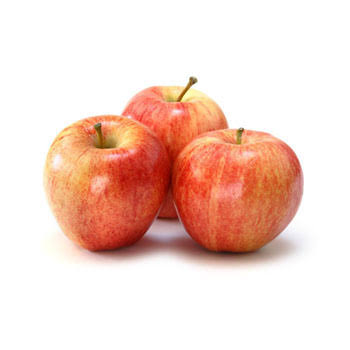
#> input picture member_apps/member_1_ab/uploads/apple.jpg, 350 x 350 px, given in place of banana.png, which was not available
$ python qualitative_surface_validation.py
#> lines starting #> are read from the running program, lines starting #| are printed output that depends on the picture; after the words box and inside, x2 and y2 are one past the last pixel; in counts of white or black regions, pixels touching at a corner belong together; pictures that were not available may be replaced by others from this repository, and a replacement may not be noted
### member_apps/member_4_da/m4_preprocessing.py
import cv2

def clean(image):
    """
    Member 4's preprocessing: bilateral filtering (edge-preserving denoise,
    much cheaper than Non-Local Means) + CLAHE on the luminance channel for
    adaptive local contrast.
    """
    denoised = cv2.bilateralFilter(image, d=9, sigmaColor=75, sigmaSpace=75)

    ycrcb = cv2.cvtColor(denoised, cv2.COLOR_BGR2YCrCb)
    y, cr, cb = cv2.split(ycrcb)
    clahe = cv2.createCLAHE(clipLimit=3.0, tileGridSize=(8, 8))
    y_eq = clahe.apply(y)
    enhanced = cv2.cvtColor(cv2.merge([y_eq, cr, cb]), cv2.COLOR_YCrCb2BGR)

    return enhanced

### member_apps/member_4_da/m4_detection.py
import cv2
import numpy as np

def detect(enhanced_image):
    """
    Member 4's detection: HSV saturation-channel thresholding + contour
    tracing. Fruit surfaces are typically far more saturated than a plain
    backdrop, so thresholding the S channel of HSV tends to isolate the
    fruit even when its brightness is close to the background's.

    Same interface as every other member's detect().
    """
    hsv = cv2.cvtColor(enhanced_image, cv2.COLOR_BGR2HSV)
    saturation = hsv[:, :, 1]

    _, sat_thresh = cv2.threshold(saturation, 0, 255, cv2.THRESH_BINARY + cv2.THRESH_OTSU)

    kernel = cv2.getStructuringElement(cv2.MORPH_ELLIPSE, (7, 7))
    closed = cv2.morphologyEx(sat_thresh, cv2.MORPH_CLOSE, kernel, iterations=2)

    contours, _ = cv2.findContours(closed, cv2.RETR_EXTERNAL, cv2.CHAIN_APPROX_SIMPLE)

    h, w = enhanced_image.shape[:2]
    if contours:
        largest = max(contours, key=cv2.contourArea)
        x, y_, bw, bh = cv2.boundingRect(largest)
        pad = 10
        x0, y0 = max(0, x - pad), max(0, y_ - pad)
        x1, y1 = min(w, x + bw + pad), min(h, y_ + bh + pad)
        cropped = enhanced_image[y0:y1, x0:x1]
        bbox = (x0, y0, x1, y1)
    else:
        cropped = enhanced_image
        bbox = (0, 0, w, h)

    return cropped, bbox

### core_modules/blemish_analysis.py
"""Shared classical surface-quality analysis for FruitiVision.

The ripeness predictors only provide a bounding box, so this module creates a
pixel-accurate fruit mask inside that box before measuring surface anomalies.
It deliberately runs after prediction and does not alter any member pipeline.
"""
from dataclasses import dataclass
from typing import Optional, Tuple

import cv2
import numpy as np


# Project-defined grades. These are configurable assignment thresholds, not
# agricultural or industry standards.
GRADE_A_MAX = 5.0
GRADE_B_MAX = 15.0


@dataclass(frozen=True)
class BlemishConfig:
    """Centralised detector parameters, expressed in OpenCV Lab units."""

    min_fruit_area_px: int = 250
    min_fruit_fraction: float = 0.02
    max_fruit_fraction: float = 0.98
    local_window_fraction: float = 0.09
    local_window_min: int = 15
    local_window_max: int = 51
    local_colour_deviation: float = 24.0
    local_luminance_drop: float = 10.0
    local_chroma_deviation: float = 28.0
    global_colour_deviation: float = 45.0
    global_luminance_drop: float = 28.0
    edge_erosion_fraction: float = 0.012
    edge_erosion_min_px: int = 2
    morphology_open_size: int = 3
    morphology_close_size: int = 5
    min_component_px: int = 20
    min_component_fraction: float = 0.001
    mask_close_size: int = 7


DEFAULT_CONFIG = BlemishConfig()


def quality_grade(blemish_percentage: Optional[float]) -> str:
    """Return the project-defined surface grade for a valid percentage."""
    if blemish_percentage is None or not np.isfinite(blemish_percentage):
        return "Unknown"
    if blemish_percentage <= GRADE_A_MAX:
        return "Grade A"
    if blemish_percentage <= GRADE_B_MAX:
        return "Grade B"
    return "Grade C"


def calculate_blemish_percentage(fruit_mask: np.ndarray, blemish_mask: np.ndarray) -> Optional[float]:
    """Calculate blemished visible area, always ignoring pixels off the fruit."""
    if fruit_mask is None or blemish_mask is None or fruit_mask.shape != blemish_mask.shape:
        return None
    fruit = fruit_mask > 0
    fruit_area = int(np.count_nonzero(fruit))
    if fruit_area == 0:
        return None
    blemish_area = int(np.count_nonzero((blemish_mask > 0) & fruit))
    return 100.0 * blemish_area / fruit_area


# [12 lines left out: function failure_result, not called in this run]


def _odd_kernel(value: int, minimum: int, maximum: int) -> int:
    maximum = max(3, maximum)
    minimum = min(maximum, max(3, minimum))
    value = max(minimum, min(maximum, value))
    if value % 2 == 0:
        value -= 1
    return max(3, value)


def _largest_component(mask: np.ndarray) -> np.ndarray:
    binary = np.uint8(mask > 0)
    count, labels, stats, _ = cv2.connectedComponentsWithStats(binary, 8)
    if count <= 1:
        return np.zeros_like(binary, dtype=np.uint8)
    largest = 1 + int(np.argmax(stats[1:, cv2.CC_STAT_AREA]))
    return np.uint8(labels == largest) * 255


def _fill_holes(mask: np.ndarray) -> np.ndarray:
    padded = cv2.copyMakeBorder(mask, 1, 1, 1, 1, cv2.BORDER_CONSTANT, value=0)
    flood = padded.copy()
    cv2.floodFill(flood, None, (0, 0), 255)
    holes = cv2.bitwise_not(flood)[1:-1, 1:-1]
    return cv2.bitwise_or(mask, holes)


def _fallback_colour_mask(roi: np.ndarray) -> np.ndarray:
    """Border-colour segmentation used only when GrabCut cannot initialise."""
    lab = cv2.cvtColor(roi, cv2.COLOR_BGR2LAB).astype(np.float32)
    border = np.concatenate((lab[0], lab[-1], lab[:, 0], lab[:, -1]), axis=0)
    background = np.median(border, axis=0)
    colour_distance = np.linalg.norm(lab - background, axis=2)
    gray = cv2.cvtColor(roi, cv2.COLOR_BGR2GRAY)
    _, otsu = cv2.threshold(gray, 0, 255, cv2.THRESH_BINARY + cv2.THRESH_OTSU)
    # Colour difference handles white/black studio backgrounds; Otsu offers a
    # fallback for low-chroma fruit while the largest-component rule suppresses
    # scattered background texture.
    colour_candidate = np.uint8(colour_distance >= 18.0) * 255
    candidates = [colour_candidate, otsu, cv2.bitwise_not(otsu)]
    centre = (roi.shape[0] // 2, roi.shape[1] // 2)
    plausible = []
    for candidate in candidates:
        component = _largest_component(candidate)
        fraction = np.count_nonzero(component) / component.size
        includes_centre = bool(component[centre])
        if 0.02 <= fraction <= 0.98:
            plausible.append((includes_centre, fraction, component))
    if not plausible:
        return np.zeros(roi.shape[:2], dtype=np.uint8)
    return max(plausible, key=lambda item: (item[0], item[1]))[2]


def build_fruit_mask(roi: np.ndarray, config: BlemishConfig = DEFAULT_CONFIG) -> np.ndarray:
    """Create a filled, single-component fruit mask for a BGR fruit ROI."""
    h, w = roi.shape[:2]
    mask = np.zeros((h, w), dtype=np.uint8)
    if h < 5 or w < 5:
        return mask

    grabcut_labels = np.full((h, w), cv2.GC_BGD, dtype=np.uint8)
    bg_model = np.zeros((1, 65), dtype=np.float64)
    fg_model = np.zeros((1, 65), dtype=np.float64)
    try:
        cv2.grabCut(
            roi,
            grabcut_labels,
            (1, 1, w - 2, h - 2),
            bg_model,
            fg_model,
            5,
            cv2.GC_INIT_WITH_RECT,
        )
        mask = np.uint8(
            (grabcut_labels == cv2.GC_FGD) | (grabcut_labels == cv2.GC_PR_FGD)
        ) * 255
    except cv2.error:
        mask = np.zeros((h, w), dtype=np.uint8)

    grabcut_mask = _largest_component(mask)
    fallback_mask = _fallback_colour_mask(roi)

    hsv = cv2.cvtColor(roi, cv2.COLOR_BGR2HSV)
    saturation = hsv[:, :, 1]
    _, saturation_mask = cv2.threshold(
        saturation, 0, 255, cv2.THRESH_BINARY + cv2.THRESH_OTSU
    )
    saturation_mask = cv2.morphologyEx(
        saturation_mask,
        cv2.MORPH_CLOSE,
        cv2.getStructuringElement(cv2.MORPH_ELLIPSE, (5, 5)),
    )
    saturation_mask = _largest_component(saturation_mask)

    border_saturation = np.median(
        np.concatenate((saturation[0], saturation[-1], saturation[:, 0], saturation[:, -1]))
    )

    def candidate_score(candidate):
        area = int(np.count_nonzero(candidate))
        fraction = area / candidate.size
        if not config.min_fruit_fraction <= fraction <= config.max_fruit_fraction:
            return float("-inf")
        contours, _ = cv2.findContours(candidate, cv2.RETR_EXTERNAL, cv2.CHAIN_APPROX_SIMPLE)
        if not contours:
            return float("-inf")
        contour = max(contours, key=cv2.contourArea)
        hull_area = cv2.contourArea(cv2.convexHull(contour))
        solidity = area / hull_area if hull_area > 0 else 0.0
        x, y, cw, ch = cv2.boundingRect(contour)
        touched_sides = sum((x == 0, y == 0, x + cw >= w, y + ch >= h))
        centre_support = 1.0 if candidate[h // 2, w // 2] else 0.0
        mean_saturation = float(np.mean(saturation[candidate > 0]))
        saturation_contrast = mean_saturation - float(border_saturation)
        return saturation_contrast + 25.0 * solidity + 15.0 * centre_support - 20.0 * touched_sides

    candidates = [grabcut_mask, fallback_mask, saturation_mask]
    compact_candidates = []
    for candidate in candidates:
        fraction = np.count_nonzero(candidate) / candidate.size
        contours, _ = cv2.findContours(candidate, cv2.RETR_EXTERNAL, cv2.CHAIN_APPROX_SIMPLE)
        if not (config.min_fruit_fraction <= fraction <= config.max_fruit_fraction and contours):
            continue
        contour = max(contours, key=cv2.contourArea)
        hull_area = cv2.contourArea(cv2.convexHull(contour))
        solidity = np.count_nonzero(candidate) / hull_area if hull_area > 0 else 0.0
        x, y, cw, ch = cv2.boundingRect(contour)
        touched_sides = sum((x == 0, y == 0, x + cw >= w, y + ch >= h))
        if solidity >= 0.65 and touched_sides <= 1:
            compact_candidates.append(candidate)

    # The largest compact, non-border object best preserves low-saturation
    # damage (for example pale mould) as visible fruit. If no candidate meets
    # that geometric test, fall back to colour/centre/border scoring.
    mask = (
        max(compact_candidates, key=np.count_nonzero)
        if compact_candidates
        else max(candidates, key=candidate_score)
    )
    if not np.isfinite(candidate_score(mask)):
        return np.zeros((h, w), dtype=np.uint8)

    kernel = cv2.getStructuringElement(
        cv2.MORPH_ELLIPSE, (config.mask_close_size, config.mask_close_size)
    )
    mask = cv2.morphologyEx(mask, cv2.MORPH_CLOSE, kernel)
    return _fill_holes(_largest_component(mask))


def _normalise_bbox(bbox, image_shape) -> Optional[Tuple[int, int, int, int]]:
    if bbox is None or len(bbox) != 4:
        return None
    try:
        x0, y0, x1, y1 = (int(round(float(v))) for v in bbox)
    except (TypeError, ValueError, OverflowError):
        return None
    height, width = image_shape[:2]
    x0, x1 = max(0, x0), min(width, x1)
    y0, y1 = max(0, y0), min(height, y1)
    if x1 - x0 < 5 or y1 - y0 < 5:
        return None
    return x0, y0, x1, y1


def _clean_components(mask: np.ndarray, valid_mask: np.ndarray, minimum_area: int) -> np.ndarray:
    binary = np.uint8((mask > 0) & (valid_mask > 0))
    count, labels, stats, _ = cv2.connectedComponentsWithStats(binary, 8)
    cleaned = np.zeros_like(binary)
    for label in range(1, count):
        if stats[label, cv2.CC_STAT_AREA] >= minimum_area:
            cleaned[labels == label] = 255
    return cv2.bitwise_and(cleaned, np.uint8(valid_mask > 0) * 255)


def detect_blemishes(
    roi: np.ndarray,
    fruit_mask: np.ndarray,
    config: BlemishConfig = DEFAULT_CONFIG,
) -> np.ndarray:
    """Segment abnormal dark/discoloured regions inside a known fruit mask."""
    fruit = np.uint8(fruit_mask > 0) * 255
    fruit_area = int(np.count_nonzero(fruit))
    if fruit_area == 0:
        return np.zeros_like(fruit)

    min_dim = min(roi.shape[:2])
    erosion_px = max(config.edge_erosion_min_px, int(round(min_dim * config.edge_erosion_fraction)))
    erosion_size = 2 * erosion_px + 1
    erosion_kernel = cv2.getStructuringElement(cv2.MORPH_ELLIPSE, (erosion_size, erosion_size))
    valid = cv2.erode(fruit, erosion_kernel)
    if np.count_nonzero(valid) < config.min_fruit_area_px:
        valid = fruit.copy()

    lab_u8 = cv2.cvtColor(roi, cv2.COLOR_BGR2LAB)
    lab = lab_u8.astype(np.float32)
    window = _odd_kernel(
        int(round(min_dim * config.local_window_fraction)),
        config.local_window_min,
        min(config.local_window_max, min_dim if min_dim % 2 else min_dim - 1),
    )
    local = np.dstack([cv2.medianBlur(lab_u8[:, :, channel], window) for channel in range(3)]).astype(np.float32)

    difference = lab - local
    local_colour = np.linalg.norm(difference, axis=2)
    local_chroma = np.linalg.norm(difference[:, :, 1:3], axis=2)
    local_dark = local[:, :, 0] - lab[:, :, 0]

    sample = lab[valid > 0]
    global_median = np.median(sample, axis=0)
    global_difference = lab - global_median
    global_colour = np.linalg.norm(global_difference, axis=2)
    global_dark = global_median[0] - lab[:, :, 0]

    dark_local = (
        (local_colour >= config.local_colour_deviation)
        & (local_dark >= config.local_luminance_drop)
    )
    discoloured_local = (
        (local_colour >= config.local_colour_deviation)
        & (local_chroma >= config.local_chroma_deviation)
    )
    dark_global = (
        (global_colour >= config.global_colour_deviation)
        & (global_dark >= config.global_luminance_drop)
    )
    candidate = np.uint8((dark_local | discoloured_local | dark_global) & (valid > 0)) * 255

    open_kernel = cv2.getStructuringElement(
        cv2.MORPH_ELLIPSE, (config.morphology_open_size, config.morphology_open_size)
    )
    close_kernel = cv2.getStructuringElement(
        cv2.MORPH_ELLIPSE, (config.morphology_close_size, config.morphology_close_size)
    )
    candidate = cv2.morphologyEx(candidate, cv2.MORPH_OPEN, open_kernel)
    candidate = cv2.morphologyEx(candidate, cv2.MORPH_CLOSE, close_kernel)
    minimum_area = max(config.min_component_px, int(round(fruit_area * config.min_component_fraction)))
    return _clean_components(candidate, fruit, minimum_area)


def _analyze_surface(
    image: np.ndarray,
    bbox=None,
    fruit_mask: Optional[np.ndarray] = None,
    config: BlemishConfig = DEFAULT_CONFIG,
):
    """Measure blemishes on an original BGR image using its final localisation."""
    if image is None or not isinstance(image, np.ndarray) or image.size == 0:
        return failure_result("Unreadable or empty image")
    if image.ndim != 3 or image.shape[2] != 3:
        return failure_result("Surface analysis requires a three-channel BGR image")
    if image.dtype != np.uint8:
        image = np.uint8(np.clip(image, 0, 255))

    normalised_bbox = _normalise_bbox(bbox, image.shape)
    if normalised_bbox is None:
        return failure_result("No valid fruit region detected")
    x0, y0, x1, y1 = normalised_bbox
    roi = image[y0:y1, x0:x1]
    if roi.size == 0:
        return failure_result("Empty fruit region")

    if fruit_mask is None:
        roi_fruit_mask = build_fruit_mask(roi, config)
    else:
        supplied = np.asarray(fruit_mask)
        if supplied.shape == image.shape[:2]:
            supplied = supplied[y0:y1, x0:x1]
        if supplied.shape != roi.shape[:2]:
            return failure_result("Fruit mask dimensions do not match the image or fruit region")
        roi_fruit_mask = np.uint8(supplied > 0) * 255

    fruit_area = int(np.count_nonzero(roi_fruit_mask))
    if fruit_area < config.min_fruit_area_px:
        return failure_result("Fruit region is too small for reliable surface analysis")

    roi_blemish_mask = detect_blemishes(roi, roi_fruit_mask, config)
    # This final intersection is an invariant, even if future detection code
    # changes: a blemish can never be counted outside the visible fruit.
    roi_blemish_mask = cv2.bitwise_and(roi_blemish_mask, roi_fruit_mask)
    blemish_area = int(np.count_nonzero(roi_blemish_mask))
    percentage = calculate_blemish_percentage(roi_fruit_mask, roi_blemish_mask)

    full_fruit_mask = np.zeros(image.shape[:2], dtype=np.uint8)
    full_blemish_mask = np.zeros(image.shape[:2], dtype=np.uint8)
    full_fruit_mask[y0:y1, x0:x1] = roi_fruit_mask
    full_blemish_mask[y0:y1, x0:x1] = roi_blemish_mask

    overlay = image.copy()
    red = np.zeros_like(overlay)
    red[:, :, 2] = 255
    blemished = full_blemish_mask > 0
    overlay[blemished] = cv2.addWeighted(overlay, 0.35, red, 0.65, 0)[blemished]
    contours, _ = cv2.findContours(full_fruit_mask, cv2.RETR_EXTERNAL, cv2.CHAIN_APPROX_SIMPLE)
    cv2.drawContours(overlay, contours, -1, (0, 200, 0), 2)

    return {
        "fruit_area_px": fruit_area,
        "blemish_area_px": blemish_area,
        "blemish_percentage": round(float(percentage), 2),
        "quality_grade": quality_grade(percentage),
        "fruit_mask": full_fruit_mask,
        "blemish_mask": full_blemish_mask,
        "surface_overlay": overlay,
        "surface_analysis_error": None,
    }


def analyze_surface(
    image: np.ndarray,
    bbox=None,
    fruit_mask: Optional[np.ndarray] = None,
    config: BlemishConfig = DEFAULT_CONFIG,
):
    """Safe public entry point; surface-analysis failures never break prediction."""
    try:
        return _analyze_surface(image, bbox=bbox, fruit_mask=fruit_mask, config=config)
    except (cv2.error, ValueError, TypeError, OverflowError) as exc:
        return failure_result(f"Surface analysis failed: {exc}")

### tests/qualitative_surface_validation.py
"""Generate a small visual QA set for the classical surface analyzer.

This is intentionally qualitative: the repository has no pixel-level blemish
ground truth. Run from the project root and inspect outputs/surface_validation.
"""
import csv
import os
import sys

import cv2

PROJECT_ROOT = os.path.normpath(os.path.join(os.path.dirname(__file__), ".."))
MEMBER_4_DIR = os.path.join(PROJECT_ROOT, "member_apps", "member_4_da")
sys.path.insert(0, PROJECT_ROOT)
sys.path.insert(0, MEMBER_4_DIR)

from core_modules.blemish_analysis import analyze_surface  # noqa: E402
from m4_detection import detect  # noqa: E402
from m4_preprocessing import clean  # noqa: E402


DATASET_ROOT = os.path.join(PROJECT_ROOT, "datasets", "fruit_ripeness", "dataset")
OUTPUT_DIR = os.path.join(PROJECT_ROOT, "outputs", "surface_validation")
SAMPLE_CATEGORIES = [
    ("banana_uploaded_clean", None, None),
    ("apple_fresh", "train", "freshapples"),
    ("apple_unripe", "test", "unripe apple"),
    ("apple_rotten", "test", "rottenapples"),
    ("banana_fresh", "train", "freshbanana"),
    ("banana_unripe", "test", "unripe banana"),
    ("banana_rotten", "test", "rottenbanana"),
    ("orange_fresh", "train", "freshoranges"),
    ("orange_unripe", "test", "unripe orange"),
    ("orange_rotten", "test", "rottenoranges"),
]


def _first_image(directory):
    if not os.path.isdir(directory):
        return None
    names = sorted(
        name for name in os.listdir(directory)
        if os.path.splitext(name)[1].lower() in {".jpg", ".jpeg", ".png", ".bmp"}
    )
    return os.path.join(directory, names[0]) if names else None


def main():
    os.makedirs(OUTPUT_DIR, exist_ok=True)
    rows = []
    for category, split, folder in SAMPLE_CATEGORIES:
        source_path = (
            os.path.join(PROJECT_ROOT, "uploads", "banana.png")
            if category == "banana_uploaded_clean"
            else _first_image(os.path.join(DATASET_ROOT, split, folder))
        )
        if source_path is None:
            rows.append({"category": category, "error": "No sample available"})
            continue

        image = cv2.imread(source_path)
#> image is the input picture: shape (350, 350, 3); mean B, G, R 204.6, 214.5, 242.7
        if image is None:
            rows.append({"category": category, "error": "Unreadable sample"})
            continue

        _, bbox = detect(clean(image))
#> in detect, `_, sat_thresh = cv2.threshold(saturation, 0, 255, cv2.THRESH_BINARY + ..`:
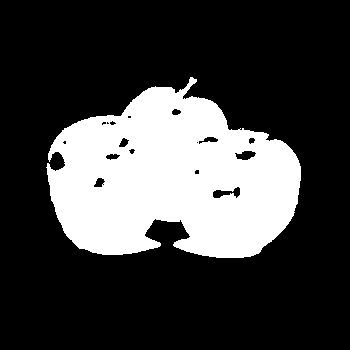
#> sat_thresh: shape (350, 350); 25.5% white; 1 white region, box (x1, y1, x2, y2) and area: (46, 77, 301, 258) 31219
#> in detect, `contours, _ = cv2.findContours(closed, cv2.RETR_EXTERNAL, cv2.CHAIN_AP..`: contours = 1 contour; box (x1, y1, x2, y2) and area: (46, 77, 301, 258) 31895
#> in detect, `largest = max(contours, key=cv2.contourArea)`: largest = contour of 351 points, box (x1, y1, x2, y2) (46, 77, 301, 258), area 31895
#> in detect, `x, y_, bw, bh = cv2.boundingRect(largest)`: x = 46; y_ = 77; bw = 255; bh = 181
#> in detect, `x0, y0 = max(0, x - pad), max(0, y_ - pad)`: x0 = 36; y0 = 67
#> in detect, `x1, y1 = min(w, x + bw + pad), min(h, y_ + bh + pad)`: x1 = 311; y1 = 268
#> in detect, `cropped = enhanced_image[y0:y1, x0:x1]`:
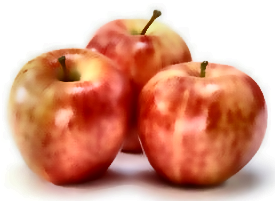
#> cropped: shape (201, 275, 3); mean B, G, R 133.5, 154.9, 216.4
#> in detect, `bbox = (x0, y0, x1, y1)`: bbox = (36, 67, 311, 268)
#> bbox = (36, 67, 311, 268)
        result = analyze_surface(image, bbox=bbox)
#> in _normalise_bbox, `x0, y0, x1, y1 = (int(round(float(v))) for v in bbox)`: x0 = 36; y0 = 67; x1 = 311; y1 = 268
#> in _analyze_surface, `normalised_bbox = _normalise_bbox(bbox, image.shape)`: normalised_bbox = (36, 67, 311, 268)
#> in _analyze_surface, `x0, y0, x1, y1 = normalised_bbox`: x0 = 36; y0 = 67; x1 = 311; y1 = 268
#> in _fallback_colour_mask, `lab = cv2.cvtColor(roi, cv2.COLOR_BGR2LAB).astype(np.float32)`:
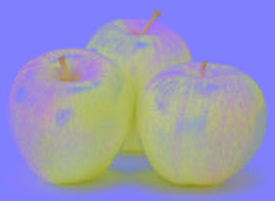
#> lab: shape (201, 275, 3) float32; mean B, G, R 189.1, 150.2, 151.6
#> in _fallback_colour_mask, `border = np.concatenate((lab[0], lab[-1], lab[:, 0], lab[:, -1]), axis..`: border = 952 rows, first 8: [255, 128, 128], [255, 128, 128], [255, 128, 128], [255, 128, 128], [255, 128, 128], [255, 128, 128], [255, 128, 128], [255, 128, 128]
#> in _fallback_colour_mask, `background = np.median(border, axis=0)`: background = [255, 128, 128]
#> the loop in _fallback_colour_mask, `for candidate in candidates:` made 3 passes
#> (count in _largest_component, fraction, includes_centre) on passes 2 to 3: (76, 0.469, False), (37, 0.509, True)
#> pass 2, in _largest_component (call 3), `count, labels, stats, _ = cv2.connectedComponentsWithStats(binary, 8)`:
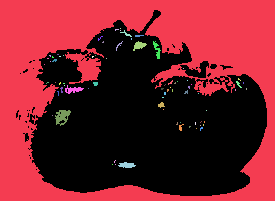
#> labels: shape (201, 275) int32; 76 distinct labels, from 0 to 75; one colour per label, 0 black
#> after the loop in _fallback_colour_mask, `for candidate in candidates:`:
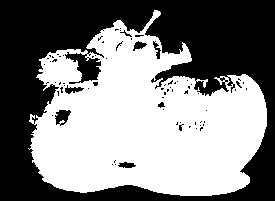
#> component: shape (201, 275); 50.9% white; 74 black regions (66 under 20 px), largest, box (x1, y1, x2, y2) and area: (0, 0, 275, 201) 26395, (55, 110, 71, 126) 159, (65, 85, 84, 94) 84
#> after the loop in _fallback_colour_mask, `for candidate in candidates:`: plausible = 3 items
#> in build_fruit_mask, `saturation = hsv[:, :, 1]`:
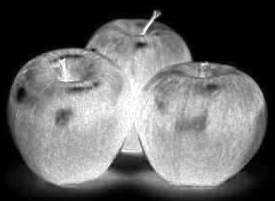
#> saturation: shape (201, 275); min 0, max 255, mean 102.3
#> in build_fruit_mask, `_, saturation_mask = cv2.threshold( saturation, 0, 255, cv2.THRESH_BIN..`:
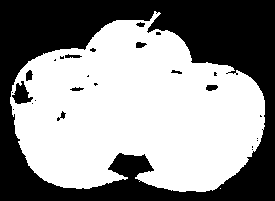
#> saturation_mask: shape (201, 275); 57% white; 26 black regions (16 under 20 px), largest, box (x1, y1, x2, y2) and area: (0, 0, 275, 201) 23118, (12, 81, 33, 104) 262, (206, 85, 218, 91) 58
#> (the rest of the program and of its run is left out)
